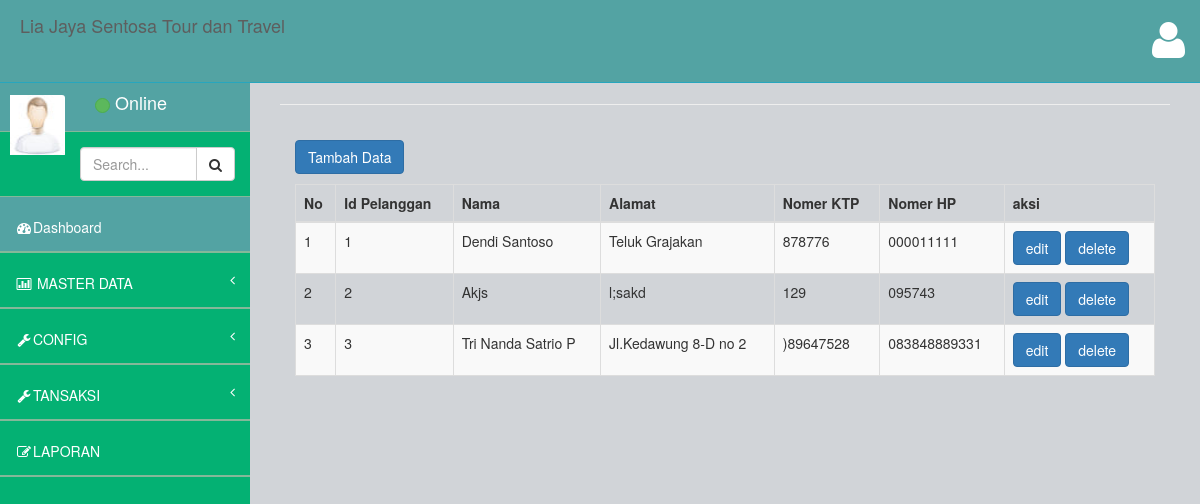
Page /index.php/pelanggan on the earlier database version.
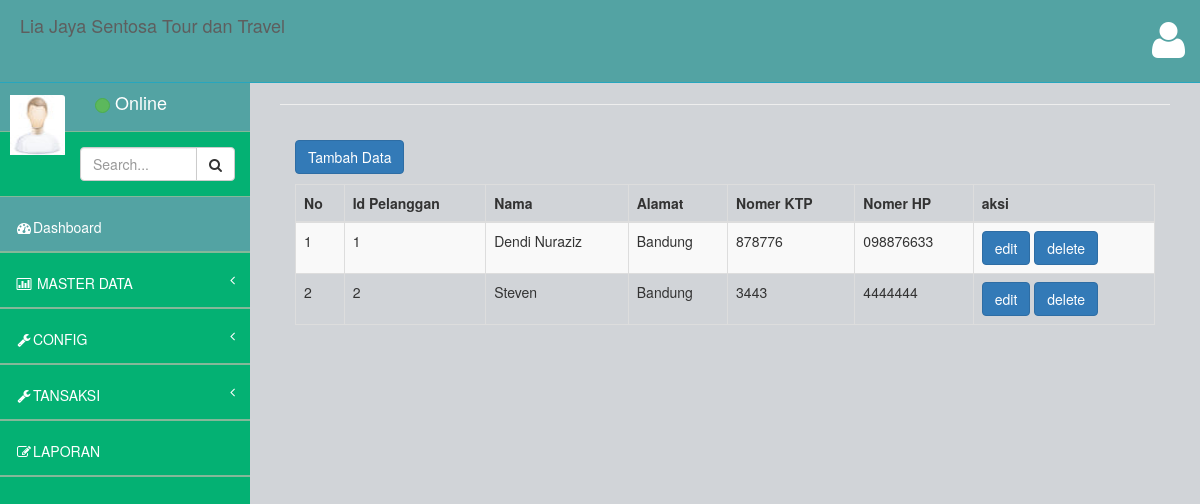
Same page on the later database version.
### tables this page shows
CREATE TABLE IF NOT EXISTS `pelanggan` (
`idpelanggan` int(11) NOT NULL,
  `nama` varchar(200) DEFAULT NULL,
  `alamat` varchar(200) DEFAULT NULL,
  `no_ktp` varchar(200) DEFAULT NULL,
  `no_hp` varchar(200) DEFAULT NULL
);

### application/controllers/pelanggan.php (called while the page is built, shortened)
<?php
class Pelanggan extends CI_Controller {
	function __construct(){
		$this->load->model('m_pelanggan');
    }
	public function index()
	{
		$data['menu']		='menu.php';
		$data['content']	='pelanggan/v_datapelanggan.php';
		$data['data']		=$this->db->get('pelanggan');
		$this->load->view('home.php',$data);
	}
 }

### index.php (called while the page is built, shortened)
<?php
require_once BASEPATH.'core/CodeIgniter.php';

### application/views/pelanggan/v_datapelanggan.php (the view, shortened to what this page needs)
<body>
    <div class="panel-body">
    <a href="<?php echo base_url('index.php/pelanggan/tambah');?>" class= "btn btn-primary btn-small">Tambah Data</a>
    <p>
        <div class="table-responsive">
            <table class="table table-striped table-bordered table-hover" id="dataTables-example">
                <thead>
                    <tr>
                    <th>No</th>
                    <th>Id Pelanggan</th>
                    <th>Nama</th>
                    <th>Alamat</th>
                    <th>Nomer KTP</th>
                    <th>Nomer HP</th>
                    <th>aksi</th>
                </thead>
            <tbody>
                   <tr>
                    <?php
                      $no = 1;
                      foreach ($data->result() as $row) {
                    ?>
                        <td><?php echo $no++; ?></td>
                        <td><?php echo $row->idpelanggan;?></td>
                        <td><?php echo $row->nama;?></td>
                        <td><?php echo $row->alamat;?></td>
                        <td><?php echo $row->no_ktp;?></td>
                        <td><?php echo $row->no_hp;?></td>
                        <td>
                            <a class="btn btn-primary" href="<?php echo base_url('index.php/pelanggan/edit/'.$row->idpelanggan);?>">edit</a>
                            <a class="btn btn-primary" href="<?php echo base_url('index.php/pelanggan/hapus/'.$row->idpelanggan);?>">delete</a>
                   </tr>
                </td>
            </div>
        <?php }?>
    </div>
    </div>
    </body>
    </html>

Differences in the rows shown:
removed pelanggan: idpelanggan "3", nama "Tri Nanda Satrio P", alamat "Jl.Kedawung 8-D no 2", no_ktp ")89647528", no_hp "083848889331"
changed pelanggan id 1: nama "Dendi Santoso" → "Dendi Nuraziz"; alamat "Teluk Grajakan" → "Bandung"; no_hp "000011111" → "098876633"
changed pelanggan id 2: nama "Akjs" → "Steven"; alamat "l;sakd" → "Bandung"; no_ktp "129" → "3443"; no_hp "095743" → "4444444"
